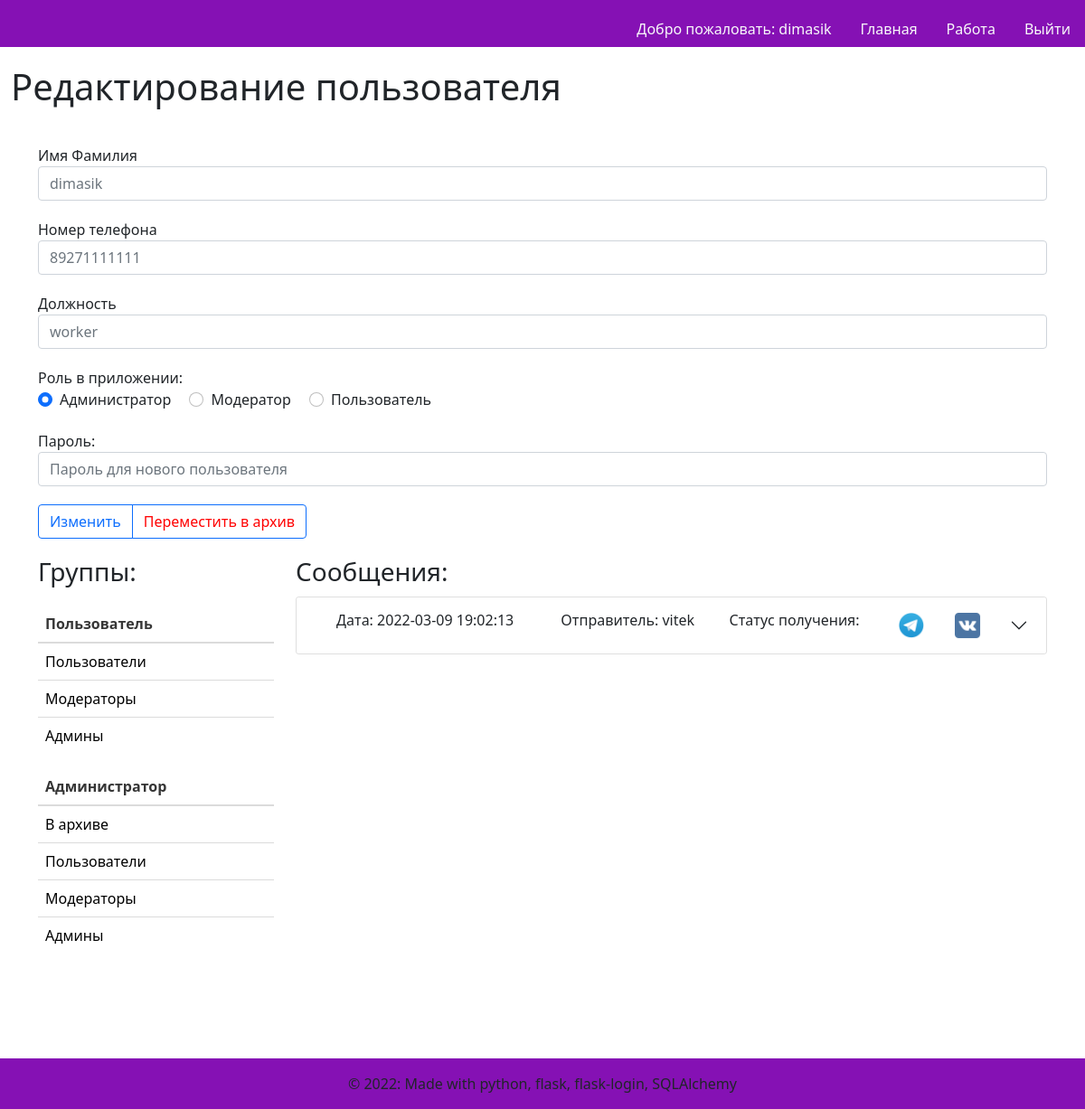
Before: /1/edituser (signed in) with the older database file.
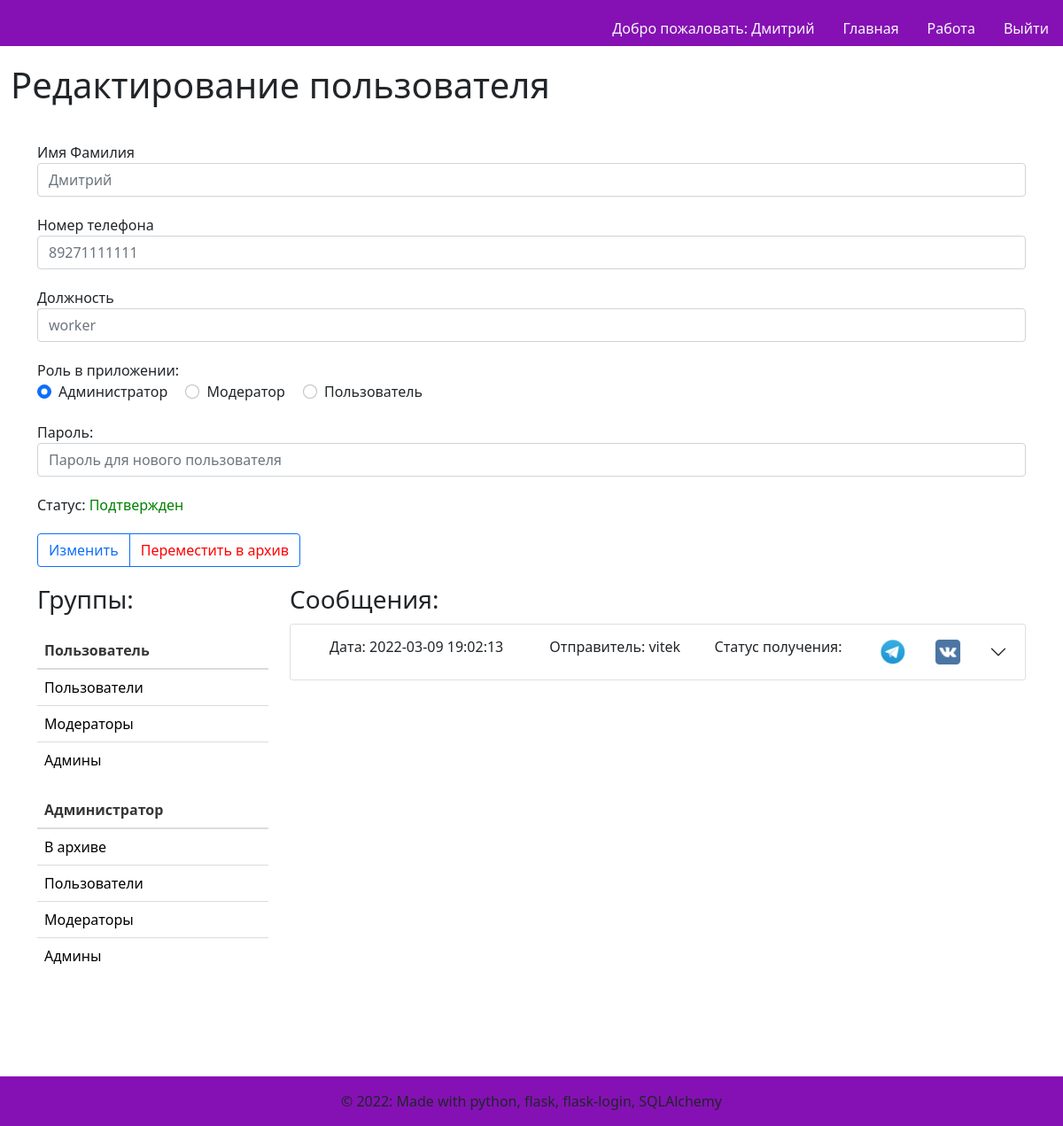
After: the same page with the newer database file.
### models.py (models this page shows)
class User(UserMixin, db.Model):
    id = db.Column(db.Integer,
                   nullable=False,
                   unique=True,
                   primary_key=True,
                   autoincrement=True)  # primary keys are required by SQLAlchemy
    password = db.Column(db.String(100))  # пароль есть только у администраторов и модераторов
    name = db.Column(db.String(100))  # имя фамилия
    phone_number = db.Column(db.String(11), unique=True)  # номер телефона
    vk_authorized = db.Column(db.Boolean)  # авторизован вк или нет
    tlg_authorized = db.Column(db.Boolean)  # авторизован в телеграм или нет
    status = db.Column(db.String(30))  # статус пользователя(ожидает подтверждения\в архиве\подтвержден)
    app_role = db.Column(db.String(20))  # роль в приложении(админ, модератор, пользователь)
    organisation_role = db.Column(db.String(100))  # должность в организации

### users.py (the view)
@users.route('/<int:id>/edituser')
@login_required
def edituser(id):
    user = User.query.filter_by(id=id).first()
    relations = db.session.query(users_groups_relations).filter_by(user_id=user.id).all()
    group_ids = []
    for row in relations:
        group_ids.append(row.group_id)
    user_groups = Group.query.filter(Group.id.in_(group_ids)).order_by(db.desc(Group.id)).all()
    messages = Message.query.filter_by(user_id=user.id).all()
    user_groups_admin = Group.query.filter_by(owner_id=id).order_by(db.desc(Group.id)).all()
    msg_content = {}
    for message in messages:
        message.date = datetime.strptime(message.date, '%Y-%m-%d %H:%M:%S')
        db_msg = message.content.message
        db_sender = message.sender.name
        msg_content[f'message{message.id}'] = db_msg
        msg_content[f'sender{message.sender_id}'] = db_sender
    return render_template('edituser.html', user=user, user_groups=user_groups,
                           user_groups_admin=user_groups_admin,
                           user_messages=messages,
                           messages_content=msg_content)

### templates/edituser.html (shortened to what the changed rows need)
{% extends "base.html" %}
{% block content %}
    <h1>Редактирование пользователя</h1>
    <div class="container" style="margin-top: 20px">
       <div class="row">
           <form method="post" >
                <div class="form-group" style="margin-top: 20px">
                    <label for="title">Имя Фамилия</label>
                    <input type="text" name="user_name"
                           placeholder="{{ user.name }}" class="form-control"
                           value="{{ request.form['user_name'] }}"></input>
                </div>
                <div class="form-group" style="margin-top: 20px">
                    <label for="title">Номер телефона</label>
                    <input type="text" name="phone_number"
                           placeholder="{{ user.phone_number }}" class="form-control"
                           value="{{ request.form['phone_number'] }}"></input>
                </div>
                <div class="form-group" style="margin-top: 20px">
                    <label for="title">Должность</label>
                    <input type="text" name="org_role"
                           placeholder="{{ user.organisation_role }}" class="form-control"
                           value="{{ request.form['org_role'] }}"></input>
                </div>
                {% if user['status'] == 'подтвержден' %}
                <div class="form-group" style="margin-top: 20px">
                    <label for="title">Статус: </label>
                    <label for="title" style="color: green">Подтвержден </label>
                </div>
                {% endif %}
            </form>
       </div>
      <div class="row" style="margin-top: 20px">
        <div class="col-3">
            <div class="row" style="margin-top: 20px">
                <div class="col-sm">
                  <table class="table table-hover">
                      <thead>
                        <th scope="col">Пользователь</th>
                      </thead>
                  </table>
                </div>
                <div class="col-sm">
                  <table class="table table-hover">
                      <thead>
                        <th scope="col">Администратор</th>
                      </thead>
                  </table>
                </div>
            </div>
        </div>
        <div class="col-9">
              <div class="accordion" id="accordionPanelsStayOpenExample" style="margin-top: 10px">
                {% for message in user_messages %}
                  <div class="accordion-item">
                    <h2 class="accordion-header" id="panelsStayOpen-heading{{ message['id'] }}">
                      <button class="accordion-button collapsed" type="button" data-bs-toggle="collapse" data-bs-target="#panelsStayOpen-collapse{{ message['id'] }}" aria-expanded="true" aria-controls="panelsStayOpen-collapse{{ message['id'] }}">
                        <div class="container">
                          <div class="row">
                                {%  set senderid = 'sender' ~ message['sender_id'] %}
                          </div>
                        </div>
                      </button>
                    </h2>
                            {%  set messageid = 'message' ~ message['id'] %}
                  </div>
                {% endfor %}
                </div>
        </div>
      </div>
    </div>
{% endblock %}

### templates/base.html (shortened to what this page needs)
<!DOCTYPE html>
<html>
<head>
    <link rel="stylesheet" href="https://cdnjs.cloudflare.com/ajax/libs/bulma/0.7.2/css/bulma.min.css" />
    <link href="https://cdn.jsdelivr.net/npm/bootstrap@5.1.3/dist/css/bootstrap.min.css" rel="stylesheet">
    <link rel="stylesheet" href="../static/css/preloader.css"/>
</head>
<body class="loader-body" style="background-color: #ffffff; height: inherit">
            <nav class="d-none page-header navbar navbar-light sticky-top" style="background-color: #8511b4;">
                <div class="container-fluid ">
                    <ul class="nav nav-pills position-absolute bottom-0 end-0">
                        {% if current_user.is_authenticated %}
                        <li class="nav-item">
                            <a class="nav-link text-light" style="color: black"
                                        href="{{ url_for('users.edituser', id=current_user.id) }}">
                                Добро пожаловать: {{ current_user.name }}
                            </a>
                         </li>
                        {% endif %}
                        <li class="nav-item" >
                            <a href="{{ url_for('main.index') }}" class="nav-link text-light">
                                Главная
                            </a>
                        </li>
                        {% if current_user.is_authenticated %}
                        <li class="nav-item">
                            <a href="{{ url_for('main.workallusers') }}" class="nav-link text-light">
                                Работа
                            </a>
                        </li>
                        {% endif %}
                        {% if current_user.is_authenticated %}
                        <li class="nav-item">
                            <a href="{{ url_for('auth.logout') }}" class="nav-link text-light">
                                Выйти
                            </a>
                        </li>
                        {% endif %}
                    </ul>
                </div>
            </nav>
            <div class="d-none page-main container-fluid" style="height: 82%">
                   {% block content %}
                   {% endblock %}
            </div>
            <footer class="d-none page-footer font-small blue" style="background-color: #8511b4; margin-top: 100px">
              <div class="footer-copyright text-center py-3">© 2022: Made with python, flask, flask-login, SQLAlchemy
              </div>
            </footer>
    </body>
</html>

Changed rows visible on the page:
changed User "worker": name "dimasik" → "Дмитрий"; user_name "dimasik" → "Дмитрий"; status "authorized" → "подтвержден" (drawn)
Other visible differences:
text now shown: "Статус: Подтвержден"
